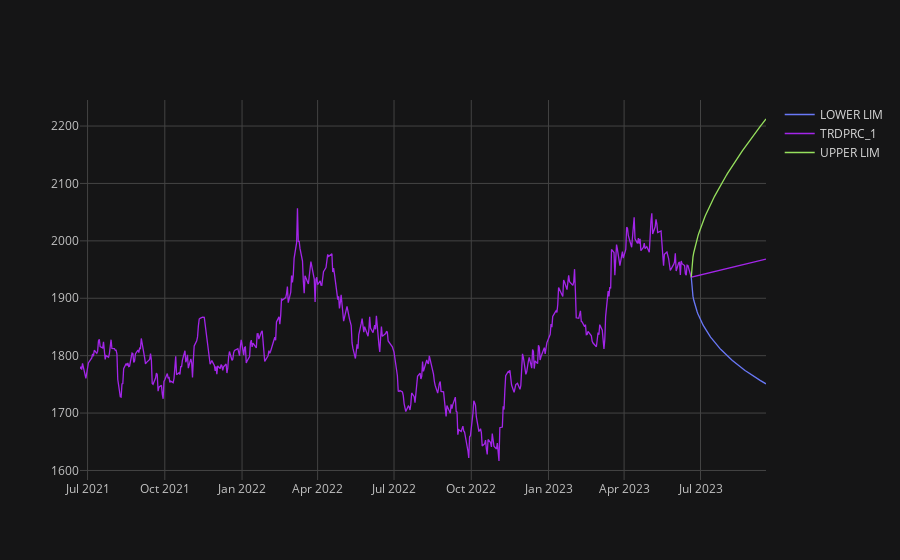

Notebook code for this chart:
### Markdown cell above
### <span style="color:#6978F7">Time series forecast</span>

This model builds a forecast based on the drift of a historical time series and plots the distribution limits at a user-defined confidence interval.

<b>series_forecast.<span style=" color:green">get_data</span></b><i>(instrument, confidence_interval)</i>
<br>Returns a plotly chart.</br>

### Code cell
series_forecast.get_data(instrument='GCc1', confidence_interval=0.9)

### Figure 1 — Plotly figure (JSON) as saved in the notebook; plotly's stock layout.template omitted (floating-point values rounded to 4 significant figures; data arrays with more than 128 entries replaced by an {"elided": "..."} marker saying what was removed)
{"data": [{"line": {"color": "rgba(105, 120, 247, 1.0)", "dash": "solid", "shape": "linear", "width": 1.3}, "mode": "lines", "name": "LOWER LIM", "text": "", "type": "scatter", "x": {"elided": "565 str values"}, "y": {"elided": "565 mixed values"}}, {"line": {"color": "rgba(163, 37, 233, 1.0)", "dash": "solid", "shape": "linear", "width": 1.3}, "mode": "lines", "name": "TRDPRC_1", "text": "", "type": "scatter", "x": {"elided": "565 str values"}, "y": {"elided": "565 float values"}}, {"line": {"color": "rgba(150, 224, 93, 1.0)", "dash": "solid", "shape": "linear", "width": 1.3}, "mode": "lines", "name": "UPPER LIM", "text": "", "type": "scatter", "x": {"elided": "565 str values"}, "y": {"elided": "565 mixed values"}}], "layout": {"autosize": true, "legend": {"bgcolor": "#151516", "font": {"color": "#D9D9D9"}}, "paper_bgcolor": "#151516", "plot_bgcolor": "#151516", "title": {"font": {"color": "#D9D9D9"}}, "xaxis": {"autorange": true, "gridcolor": "#434343", "range": ["2021-06-22", "2023-09-17"], "showgrid": true, "tickfont": {"color": "#C2C2C2"}, "title": {"font": {"color": "#D9D9D9"}, "text": ""}, "type": "date", "zerolinecolor": "#666570"}, "yaxis": {"autorange": true, "gridcolor": "#434343", "range": [1583.0, 2245.0], "showgrid": true, "tickfont": {"color": "#C2C2C2"}, "title": {"font": {"color": "#D9D9D9"}, "text": ""}, "type": "linear", "zerolinecolor": "#666570"}}}
